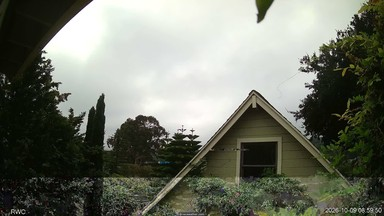
#> input picture tests/fixtures/sun/20261009_1600.jpg, 384 x 216 px
$ python -i features.py   (imports and definitions only)
#> lines starting #> are read from the running program, lines starting #| are printed output that depends on the picture; after the words box and inside, x2 and y2 are one past the last pixel; in counts of white or black regions, pixels touching at a corner belong together
#> further down, picture is the input picture: PIL image 384x216 RGB; mean R, G, B 112.9, 116.4, 104.6
"""Hand-crafted per-frame features. Pure numpy + Pillow so it runs in ~40 MB on the server.

Must stay numerically identical to the research version the models were trained on (feats v2)."""
from typing import Dict

import numpy as np
from PIL import Image, ImageFile

ImageFile.LOAD_TRUNCATED_IMAGES = True
W, H = 192, 108


def load_small(path: str) -> Image.Image:
    """Decode a frame and downsample it. Full decode (no JPEG draft mode): draft decoding shifts probabilities by
    up to 0.03 vs. the training features. A 1560 px frame is ~4 MB decoded, freed straight after."""
    with Image.open(path) as im:
        return im.convert("RGB").resize((W, H), Image.BILINEAR)


def feats(img: Image.Image) -> Dict[str, float]:
    im = img.convert("RGB")
    if im.size != (W, H):
        im = im.resize((W, H), Image.BILINEAR)
    a = np.asarray(im, np.float32) / 255.
    hsv = np.asarray(im.convert("HSV"), np.float32) / 255.
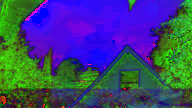
#> hsv: shape (108, 192, 3) float32; mean R, G, B 0.232, 0.265, 0.459
    R, G, B = a[..., 0], a[..., 1], a[..., 2]
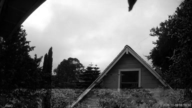
#> B: shape (108, 192) float32; min 0, max 1, mean 0.411
    V, S = hsv[..., 2], hsv[..., 1]
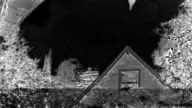
#> S: shape (108, 192) float32; min 0, max 1, mean 0.265
    L = 0.299 * R + 0.587 * G + 0.114 * B
    warm = R + G - 2 * B
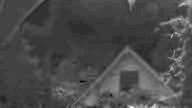
#> warm: shape (108, 192) float32; min -0.153, max 0.639, mean 0.0791; drawn with min black and max white
    f = {}
    gy = gx = 4
    for i in range(gy):
        for j in range(gx):
            sl = (slice(i * H // gy, (i + 1) * H // gy), slice(j * W // gx, (j + 1) * W // gx))
            f[f"L{i}{j}"] = L[sl].mean()
            f[f"S{i}{j}"] = S[sl].mean()
            f[f"Ls{i}{j}"] = L[sl].std()
            f[f"w{i}{j}"] = warm[sl].mean()
#> after the loop, f = 64 items
    for q in (5, 25, 50, 75, 95, 99):
        f[f"Lp{q}"] = np.percentile(L, q)
#> after the loop, f = 70 items
    f["clip"] = (V > 0.98).mean()
    f["dark"] = (V < 0.08).mean()
    f["Smean"] = S.mean()
    f["Lstd"] = L.std()
    top, bot = L[:H // 2], L[H // 2:]
    f["tb_ratio"] = top.mean() / (bot.mean() + 1e-3)
    f["bot_p90"] = np.percentile(bot, 90)
    f["bot_std"] = bot.std()
    f["bot_warm_p90"] = np.percentile(warm[H // 2:], 90)
    f["sky_blue"] = (B - R)[:H // 2].mean()
    f["edge"] = np.abs(np.diff(L, axis=1)).mean() + np.abs(np.diff(L, axis=0)).mean()
    f["bot_edge"] = np.abs(np.diff(bot, axis=1)).mean()
    rg = R - G
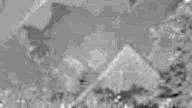
#> rg: shape (108, 192) float32; min -0.125, max 0.0667, mean -0.0139; drawn with min black and max white
    yb = 0.5 * (R + G) - B
    f["colourful"] = np.sqrt(rg.std() ** 2 + yb.std() ** 2) + 0.3 * np.sqrt(rg.mean() ** 2 + yb.mean() ** 2)
    f["magenta"] = ((R > 0.6) & (B > 0.6) & (G < 0.45)).mean()
    up = V[:int(H * 0.6)]
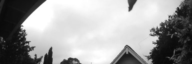
#> up: shape (64, 192) float32; min 0.0353, max 1, mean 0.624
    cm = up > 0.97
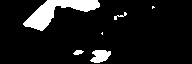
#> cm: shape (64, 192) bool; 10% white; 6 white regions (2 under 20 px), largest, box (x1, y1, x2, y2) and area: (23, 0, 100, 31) 955, (90, 50, 111, 63) 192, (73, 50, 84, 55) 38, (114, 12, 127, 20) 33
    f["top_clip"] = cm.mean()
    if cm.sum() > 3:
        ys, xs = np.nonzero(cm)
#> ys = 1228 values from 0 to 62; xs = 1228 values, max 154 at index 437, min 23 at index 860, mean 66.35
        f["clip_spread"] = (ys.std() + xs.std()) / (W / 4)
        cy, cx = int(ys.mean()), int(xs.mean())
#> cy = 19; cx = 66
        y0, y1, x0, x1 = max(cy - 8, 0), cy + 8, max(cx - 8, 0), cx + 8
#> y0 = 11; y1 = 27; x0 = 58; x1 = 74
        f["glow"] = L[y0:y1, x0:x1].mean() - np.median(L[:int(H * 0.6)])
    else:
        f["clip_spread"] = 0.
        f["glow"] = 0.
    f["fg_dark_skybright"] = np.percentile(top, 90) - np.percentile(bot, 50)
    return {k: float(v) for k, v in f.items()}

>>> from PIL import Image
>>> picture = Image.open('../../tests/fixtures/sun/20261009_1600.jpg')
>>> result = feats(picture)
#> result = 87 items
